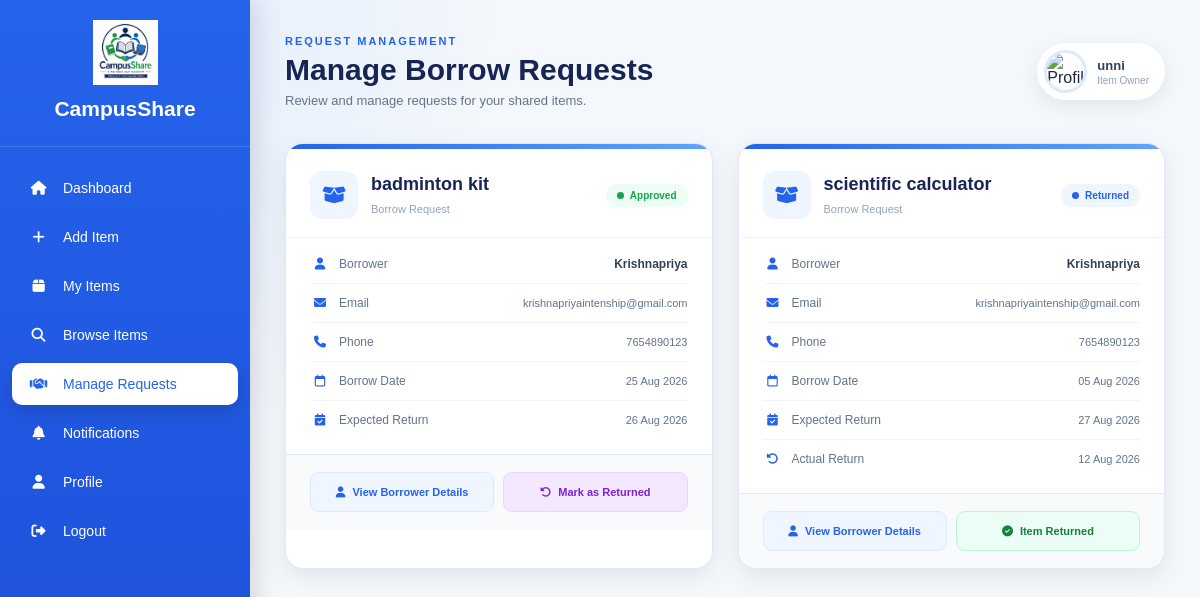
The app's page /manage_requests.php (signed in) with its own data.
### tables this page shows
CREATE TABLE `users` (
  `user_id` int(11) NOT NULL,
  `full_name` varchar(100) NOT NULL,
  `email` varchar(100) NOT NULL,
  `phone` varchar(15) DEFAULT NULL,
  `department` varchar(50) DEFAULT NULL,
  `year_of_study` varchar(20) DEFAULT NULL,
  `password` varchar(255) NOT NULL,
  `security_question` varchar(255) NOT NULL,
  `security_answer` varchar(255) NOT NULL,
  `profile_image` varchar(255) DEFAULT NULL,
  `created_at` timestamp NOT NULL DEFAULT current_timestamp()
);

CREATE TABLE `borrow_requests` (
  `request_id` int(11) NOT NULL,
  `item_id` int(11) NOT NULL,
  `borrower_id` int(11) NOT NULL,
  `owner_id` int(11) NOT NULL,
  `borrow_date` date DEFAULT NULL,
  `expected_return_date` date DEFAULT NULL,
  `actual_return_date` date DEFAULT NULL,
  `status` enum('Pending','Approved','Rejected','Returned') DEFAULT 'Pending',
  `owner_message` varchar(255) DEFAULT NULL,
  `request_date` timestamp NOT NULL DEFAULT current_timestamp(),
  `approved_date` datetime DEFAULT NULL,
  `returned_date` datetime DEFAULT NULL
);

CREATE TABLE `items` (
  `item_id` int(11) NOT NULL,
  `user_id` int(11) NOT NULL,
  `category_id` int(11) NOT NULL,
  `item_name` varchar(100) NOT NULL,
  `description` text DEFAULT NULL,
  `item_condition` varchar(50) DEFAULT NULL,
  `availability` enum('Available','Borrowed') DEFAULT 'Available',
  `location` varchar(100) DEFAULT NULL,
  `image` varchar(255) DEFAULT NULL,
  `created_at` timestamp NOT NULL DEFAULT current_timestamp()
);

### manage_requests.php (the view, shortened to what this page needs)
<?php
include("includes/db.php");
$user_id = $_SESSION['user_id'];
$user_query = mysqli_query($conn, "
    SELECT *
    FROM users
    WHERE user_id = '$user_id'
");
$user = mysqli_fetch_assoc($user_query);
$request_query = mysqli_query($conn, "
    SELECT
        br.request_id,
        br.item_id,
        br.borrower_id,
        br.borrow_date,
        br.expected_return_date,
        br.actual_return_date,
        br.status,
        br.request_date,
        i.item_name,
        u.full_name AS borrower_name,
        u.email AS borrower_email,
        u.phone AS borrower_phone
    FROM borrow_requests br
    INNER JOIN items i
        ON br.item_id = i.item_id
    INNER JOIN users u
        ON br.borrower_id = u.user_id
    WHERE i.user_id = '$user_id'
    AND br.request_id = (
        SELECT MAX(br2.request_id)
        FROM borrow_requests br2
        WHERE br2.item_id = br.item_id
        AND br2.borrower_id = br.borrower_id
    )
    ORDER BY br.request_id DESC
");
?>
<!DOCTYPE html>
<html lang="en">
<head>
    <link
        rel="stylesheet"
        href="css/manage_requests.css"
    >
    <link
        rel="stylesheet"
        href="https://cdnjs.cloudflare.com/ajax/libs/font-awesome/6.5.2/css/all.min.css"
    >
</head>
<body>
<div class="sidebar">
    <div class="logo">
        <img
            src="images/logo.png"
            alt="CampusShare Logo"
        >
        <h2>CampusShare</h2>
    </div>
    <ul>
        <li>
            <a href="dashboard.php">
                <i class="fa-solid fa-house"></i>
                <span>Dashboard</span>
            </a>
        </li>
        <li>
            <a href="add_item.php">
                <i class="fa-solid fa-plus"></i>
                <span>Add Item</span>
            </a>
        </li>
        <li>
            <a href="my_items.php">
                <i class="fa-solid fa-box"></i>
                <span>My Items</span>
            </a>
        </li>
        <li>
            <a href="browse_items.php">
                <i class="fa-solid fa-magnifying-glass"></i>
                <span>Browse Items</span>
            </a>
        </li>
        <li class="active">
            <a href="manage_requests.php">
                <i class="fa-solid fa-handshake"></i>
                <span>Manage Requests</span>
            </a>
        </li>
        <li>
            <a href="notifications.php">
                <i class="fa-solid fa-bell"></i>
                <span>Notifications</span>
            </a>
        </li>
        <li>
            <a href="profile.php">
                <i class="fa-solid fa-user"></i>
                <span>Profile</span>
            </a>
        </li>
        <li>
            <a href="logout.php">
                <i class="fa-solid fa-right-from-bracket"></i>
                <span>Logout</span>
            </a>
        </li>
    </ul>
</div>
<div class="main">
    <header>
        <div class="heading">
            <p class="small-title">
                REQUEST MANAGEMENT
            </p>
            <h1>
                Manage Borrow Requests
            </h1>
            <p class="subtitle">
                Review and manage requests for your shared items.
            </p>
        </div>
        <div class="profile">
            <img
                src="images/default.png"
                alt="Profile"
            >
            <div>
                <span class="profile-name">
                    <?php
                    echo htmlspecialchars(
                        $user['full_name']
                    );
                    ?>
                </span>
                <small>
                    Item Owner
                </small>
            </div>
        </div>
    </header>
    <div class="request-container">
        <?php
        if (mysqli_num_rows($request_query) > 0) {
            while (
                $request =
                mysqli_fetch_assoc($request_query)
            ) {
                $status = strtolower(
                    trim($request['status'])
                );
        ?>
        <div class="request-card">
            <div class="card-top">
                <div class="item-icon">
                    <i class="fa-solid fa-box-open"></i>
                </div>
                <div class="item-title">
                    <h2>
                        <?php
                        echo htmlspecialchars(
                            $request['item_name']
                        );
                        ?>
                    </h2>
                    <span>
                        Borrow Request
                    </span>
                </div>
                <div class="status <?php echo htmlspecialchars($status); ?>">
                    <span class="status-dot"></span>
                    <?php
                    echo htmlspecialchars(
                        $request['status']
                    );
                    ?>
                </div>
            </div>
            <div class="card-body">
                <div class="info-row">
                    <div class="info-label">
                        <i class="fa-solid fa-user"></i>
                        <span>
                            Borrower
                        </span>
                    </div>
                    <strong>
                        <?php
                        echo htmlspecialchars(
                            $request['borrower_name']
                        );
                        ?>
                    </strong>
                </div>
                <div class="info-row">
                    <div class="info-label">
                        <i class="fa-solid fa-envelope"></i>
                        <span>
                            Email
                        </span>
                    </div>
                    <span class="value">
                        <?php
                        echo htmlspecialchars(
                            $request['borrower_email']
                        );
                        ?>
                    </span>
                </div>
                <div class="info-row">
                    <div class="info-label">
                        <i class="fa-solid fa-phone"></i>
                        <span>
                            Phone
                        </span>
                    </div>
                    <span class="value">
                        <?php
                        if (!empty(
                            $request['borrower_phone']
                        )) {
                            echo htmlspecialchars(
                                $request['borrower_phone']
                            );
                        } else {
                            echo "Not provided";
                        }
                        ?>
                    </span>
                </div>
                <div class="info-row">
                    <div class="info-label">
                        <i class="fa-regular fa-calendar"></i>
                        <span>
                            Borrow Date
                        </span>
                    </div>
                    <span class="value">
                        <?php
                        if (!empty(
                            $request['borrow_date']
                        )) {
                            echo date(
                                "d M Y",
                                strtotime(
                                    $request['borrow_date']
                                )
                            );
                        } else {
                            echo "Not available";
                        }
                        ?>
                    </span>
                </div>
                <div class="info-row">
                    <div class="info-label">
                        <i class="fa-solid fa-calendar-check"></i>
                        <span>
                            Expected Return
                        </span>
                    </div>
                    <span class="value">
                        <?php
                        if (!empty(
                            $request['expected_return_date']
                        )) {
                            echo date(
                                "d M Y",
                                strtotime(
                                    $request[
                                        'expected_return_date'
                                    ]
                                )
                            );
                        } else {
                            echo "Not available";
                        }
                        ?>
                    </span>
                </div>
                <?php
                if (!empty(
                    $request['actual_return_date']
                )) {
                ?>
                <div class="info-row">
                    <div class="info-label">
                        <i class="fa-solid fa-rotate-left"></i>
                        <span>
                            Actual Return
                        </span>
                    </div>
                    <span class="value">
                        <?php
                        echo date(
                            "d M Y",
                            strtotime(
                                $request[
                                    'actual_return_date'
                                ]
                            )
                        );
                        ?>
                    </span>
                </div>
                <?php
                }
                ?>
            </div>
            <div class="card-footer">
                <a
                    href="borrower_details.php?request_id=<?php echo $request['request_id']; ?>"
                    class="view-btn"
                >
                    <i class="fa-solid fa-user"></i>
                    View Borrower Details
                </a>
                <?php
                if ($status == "pending") {
                ?>
                    <a
                        href="approve_request.php?request_id=<?php echo $request['request_id']; ?>"
                        class="approve-btn"
                        onclick="
                            return confirm(
                                'Are you sure you want to approve this request?'
                            );
                        "
                    >
                        <i class="fa-solid fa-check"></i>
                        Approve
                    </a>
                    <a
                        href="reject_request.php?request_id=<?php echo $request['request_id']; ?>"
                        class="reject-btn"
                        onclick="
                            return confirm(
                                'Are you sure you want to reject this request?'
                            );
                        "
                    >
                        <i class="fa-solid fa-xmark"></i>
                        Reject
                    </a>
                <?php
                }
                elseif ($status == "approved") {
                ?>
                    <a
                        href="return_item.php?request_id=<?php echo $request['request_id']; ?>"
                        class="return-btn"
                        onclick="
                            return confirm(
                                'Has the borrower returned this item?'
                            );
                        "
                    >
                        <i class="fa-solid fa-rotate-left"></i>
                        Mark as Returned
                    </a>
                <?php
                }
                elseif ($status == "returned") {
                ?>
                    <span class="returned-message">
                        <i class="fa-solid fa-circle-check"></i>
                        Item Returned
                    </span>
                <?php
                }
                ?>
            </div>
        </div>
        <?php
            }
        }
        ?>
    </div>
</div>
</body>
</html>

### records on screen
users: full_name "unni"
borrow_requests: item.item_name "badminton kit", status "Approved", borrower.full_name "Krishnapriya", borrower.email "krishnapriyaintenship@gmail.com", borrower.phone "7654890123", borrow_date "25 Aug 2026", expected_return_date "26 Aug 2026"
borrow_requests: item.item_name "scientific calculator", status "Returned", borrower.full_name "Krishnapriya", borrower.email "krishnapriyaintenship@gmail.com", borrower.phone "7654890123", borrow_date "05 Aug 2026", expected_return_date "27 Aug 2026", actual_return_date "12 Aug 2026", shows "Item Returned"
